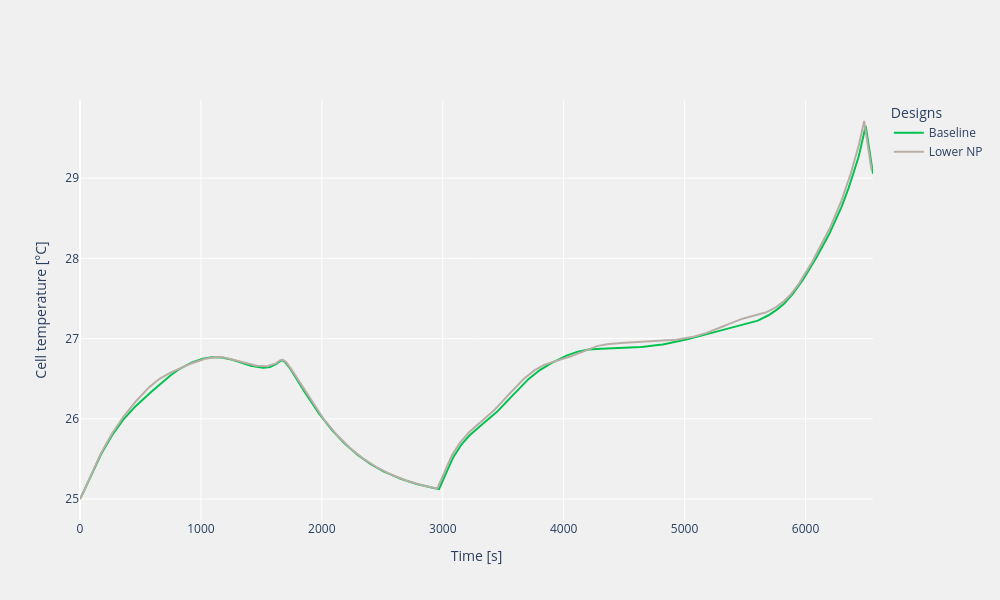

Notebook code for this chart:
### Code cell
single_output.plot_dynamic_response("Cell temperature [°C]")

### Figure 1 — Plotly figure (JSON) as saved in the notebook; plotly's stock layout.template omitted (floating-point values rounded to 4 significant figures; data arrays with more than 128 entries replaced by an {"elided": "..."} marker saying what was removed)
{"data": [{"line": {"color": "rgb(0, 195, 78)", "width": 2}, "mode": "lines", "name": "Baseline", "showlegend": true, "type": "scatter", "x": {"elided": "997 float values"}, "y": {"elided": "997 float values"}}, {"line": {"color": "rgb(184, 174, 167)", "width": 2}, "mode": "lines", "name": "Lower NP", "showlegend": true, "type": "scatter", "x": {"elided": "996 float values"}, "y": {"elided": "996 float values"}}], "layout": {"height": 600, "legend": {"title": {"text": "Designs"}}, "paper_bgcolor": "rgba(240, 240, 240, 1)", "plot_bgcolor": "rgba(240, 240, 240, 1)", "width": 1000, "xaxis": {"title": {"text": "Time [s]"}}, "yaxis": {"title": {"text": "Cell temperature [°C]"}}}}
